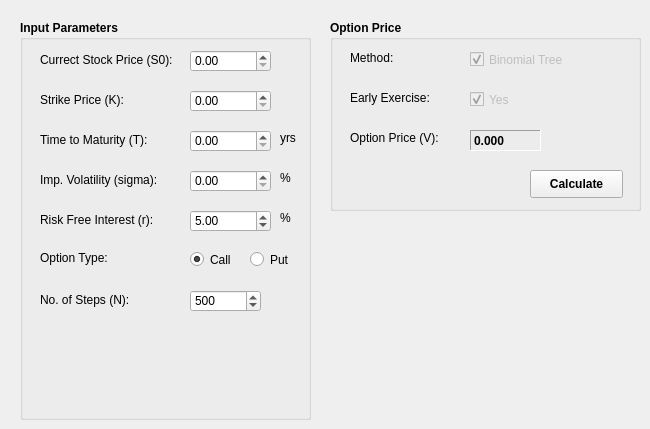
   <widget class="QWidget" name="tab_american">
    <attribute name="title">
     <string>American Option</string>
    </attribute>
    <widget class="QGroupBox" name="gb_1_4">
     <property name="geometry">
      <rect>
       <x>20</x>
       <y>20</y>
       <width>291</width>
       <height>400</height>
      </rect>
     </property>
     <property name="font">
      <font>
       <weight>75</weight>
       <bold>true</bold>
      </font>
     </property>
     <property name="title">
      <string>Input Parameters</string>
     </property>
     <property name="flat">
      <bool>false</bool>
     </property>
     <widget class="QLabel" name="label_55">
      <property name="geometry">
       <rect>
        <x>20</x>
        <y>30</y>
        <width>151</width>
        <height>20</height>
       </rect>
      </property>
      <property name="font">
       <font>
        <weight>50</weight>
        <bold>false</bold>
       </font>
      </property>
      <property name="text">
       <string>Currect Stock Price (S0):</string>
      </property>
     </widget>
     <widget class="QLabel" name="label_56">
      <property name="geometry">
       <rect>
        <x>20</x>
        <y>70</y>
        <width>141</width>
        <height>20</height>
       </rect>
      </property>
      <property name="font">
       <font>
        <weight>50</weight>
        <bold>false</bold>
       </font>
      </property>
      <property name="text">
       <string>Strike Price (K):</string>
      </property>
     </widget>
     <widget class="QLabel" name="label_57">
      <property name="geometry">
       <rect>
        <x>20</x>
        <y>110</y>
        <width>141</width>
        <height>20</height>
       </rect>
      </property>
      <property name="font">
       <font>
        <weight>50</weight>
        <bold>false</bold>
       </font>
      </property>
      <property name="text">
       <string>Time to Maturity (T):</string>
      </property>
     </widget>
     <widget class="QLabel" name="label_58">
      <property name="geometry">
       <rect>
        <x>20</x>
        <y>190</y>
        <width>141</width>
        <height>20</height>
       </rect>
      </property>
      <property name="font">
       <font>
        <weight>50</weight>
        <bold>false</bold>
       </font>
      </property>
      <property name="text">
       <string>Risk Free Interest (r):</string>
      </property>
     </widget>
     <widget class="QLabel" name="label_59">
      <property name="geometry">
       <rect>
        <x>260</x>
        <y>110</y>
        <width>31</width>
        <height>16</height>
       </rect>
      </property>
      <property name="font">
       <font>
        <weight>50</weight>
        <bold>false</bold>
       </font>
      </property>
      <property name="text">
       <string>yrs</string>
      </property>
     </widget>
     <widget class="QLabel" name="label_60">
      <property name="geometry">
       <rect>
        <x>260</x>
        <y>190</y>
        <width>31</width>
        <height>16</height>
       </rect>
      </property>
      <property name="font">
       <font>
        <weight>50</weight>
        <bold>false</bold>
       </font>
      </property>
      <property name="text">
       <string>%</string>
      </property>
     </widget>
     <widget class="QDoubleSpinBox" name="dsb_S0_4">
      <property name="enabled">
       <bool>true</bool>
      </property>
      <property name="geometry">
       <rect>
        <x>170</x>
        <y>30</y>
        <width>81</width>
        <height>22</height>
       </rect>
      </property>
      <property name="font">
       <font>
        <weight>50</weight>
        <bold>false</bold>
       </font>
      </property>
      <property name="maximum">
       <double>99999.990000000005239</double>
      </property>
      <property name="value">
       <double>0.000000000000000</double>
      </property>
     </widget>
     <widget class="QDoubleSpinBox" name="dsb_K_4">
      <property name="enabled">
       <bool>true</bool>
      </property>
      <property name="geometry">
       <rect>
        <x>170</x>
        <y>70</y>
        <width>81</width>
        <height>22</height>
       </rect>
      </property>
      <property name="font">
       <font>
        <weight>50</weight>
        <bold>false</bold>
       </font>
      </property>
      <property name="maximum">
       <double>99999.990000000005239</double>
      </property>
      <property name="value">
       <double>0.000000000000000</double>
      </property>
     </widget>
     <widget class="QDoubleSpinBox" name="dsb_T_4">
      <property name="enabled">
       <bool>true</bool>
      </property>
      <property name="geometry">
       <rect>
        <x>170</x>
        <y>110</y>
        <width>81</width>
        <height>22</height>
       </rect>
      </property>
      <property name="font">
       <font>
        <weight>50</weight>
        <bold>false</bold>
       </font>
      </property>
      <property name="maximum">
       <double>99999.990000000005239</double>
      </property>
      <property name="value">
       <double>0.000000000000000</double>
      </property>
     </widget>
     <widget class="QDoubleSpinBox" name="dsb_r_4">
      <property name="enabled">
       <bool>true</bool>
      </property>
      <property name="geometry">
       <rect>
        <x>170</x>
        <y>190</y>
        <width>81</width>
        <height>22</height>
       </rect>
      </property>
      <property name="font">
       <font>
        <weight>50</weight>
        <bold>false</bold>
       </font>
      </property>
      <property name="maximum">
       <double>99.989999999999995</double>
      </property>
      <property name="value">
       <double>5.000000000000000</double>
      </property>
     </widget>
     <widget class="QLabel" name="label_62">
      <property name="geometry">
       <rect>
        <x>20</x>
        <y>230</y>
        <width>141</width>
        <height>16</height>
       </rect>
      </property>
      <property name="font">
       <font>
        <weight>50</weight>
        <bold>false</bold>
       </font>
      </property>
      <property name="text">
       <string>Option Type:</string>
      </property>
     </widget>
     <widget class="QRadioButton" name="rb_call_4">
      <property name="geometry">
       <rect>
        <x>170</x>
        <y>230</y>
        <width>51</width>
        <height>19</height>
       </rect>
      </property>
      <property name="font">
       <font>
        <weight>50</weight>
        <bold>false</bold>
       </font>
      </property>
      <property name="text">
       <string>Call</string>
      </property>
      <property name="checked">
       <bool>true</bool>
      </property>
     </widget>
     <widget class="QRadioButton" name="rb_put_4">
      <property name="geometry">
       <rect>
        <x>230</x>
        <y>230</y>
        <width>51</width>
        <height>19</height>
       </rect>
      </property>
      <property name="font">
       <font>
        <weight>50</weight>
        <bold>false</bold>
       </font>
      </property>
      <property name="text">
       <string>Put</string>
      </property>
     </widget>
     <widget class="QLabel" name="label_63">
      <property name="geometry">
       <rect>
        <x>20</x>
        <y>150</y>
        <width>141</width>
        <height>20</height>
       </rect>
      </property>
      <property name="font">
       <font>
        <weight>50</weight>
        <bold>false</bold>
       </font>
      </property>
      <property name="text">
       <string>Imp. Volatility (sigma):</string>
      </property>
     </widget>
     <widget class="QLabel" name="label_64">
      <property name="geometry">
       <rect>
        <x>260</x>
        <y>150</y>
        <width>31</width>
        <height>16</height>
       </rect>
      </property>
      <property name="font">
       <font>
        <weight>50</weight>
        <bold>false</bold>
       </font>
      </property>
      <property name="text">
       <string>%</string>
      </property>
     </widget>
     <widget class="QDoubleSpinBox" name="dsb_sigma_4">
      <property name="enabled">
       <bool>true</bool>
      </property>
      <property name="geometry">
       <rect>
        <x>170</x>
        <y>150</y>
        <width>81</width>
        <height>22</height>
       </rect>
      </property>
      <property name="font">
       <font>
        <weight>50</weight>
        <bold>false</bold>
       </font>
      </property>
      <property name="maximum">
       <double>999.990000000000009</double>
      </property>
      <property name="value">
       <double>0.000000000000000</double>
      </property>
     </widget>
     <widget class="QSpinBox" name="sb_N_4">
      <property name="geometry">
       <rect>
        <x>170</x>
        <y>270</y>
        <width>71</width>
        <height>22</height>
       </rect>
      </property>
      <property name="font">
       <font>
        <weight>50</weight>
        <bold>false</bold>
       </font>
      </property>
      <property name="minimum">
       <number>1</number>
      </property>
      <property name="maximum">
       <number>9999</number>
      </property>
      <property name="singleStep">
       <number>100</number>
      </property>
      <property name="value">
       <number>500</number>
      </property>
     </widget>
     <widget class="QLabel" name="label_65">
      <property name="geometry">
       <rect>
        <x>20</x>
        <y>270</y>
        <width>141</width>
        <height>20</height>
       </rect>
      </property>
      <property name="font">
       <font>
        <weight>50</weight>
        <bold>false</bold>
       </font>
      </property>
      <property name="text">
       <string>No. of Steps (N):</string>
      </property>
     </widget>
    </widget>
    <widget class="QGroupBox" name="gb_2_4">
     <property name="geometry">
      <rect>
       <x>330</x>
       <y>20</y>
       <width>311</width>
       <height>191</height>
      </rect>
     </property>
     <property name="font">
      <font>
       <weight>75</weight>
       <bold>true</bold>
      </font>
     </property>
     <property name="title">
      <string>Option Price</string>
     </property>
     <widget class="QLabel" name="label_51">
      <property name="geometry">
       <rect>
        <x>20</x>
        <y>110</y>
        <width>111</width>
        <height>16</height>
       </rect>
      </property>
      <property name="font">
       <font>
        <weight>50</weight>
        <bold>false</bold>
       </font>
      </property>
      <property name="text">
       <string>Option Price (V):</string>
      </property>
     </widget>
     <widget class="QLabel" name="lb_V_4">
      <property name="geometry">
       <rect>
        <x>140</x>
        <y>110</y>
        <width>71</width>
        <height>21</height>
       </rect>
      </property>
      <property name="font">
       <font>
        <weight>75</weight>
        <bold>true</bold>
       </font>
      </property>
      <property name="frameShape">
       <enum>QFrame::Panel</enum>
      </property>
      <property name="frameShadow">
       <enum>QFrame::Sunken</enum>
      </property>
      <property name="text">
       <string>0.000</string>
      </property>
     </widget>
     <widget class="QPushButton" name="btn_cal_price_4">
      <property name="geometry">
       <rect>
        <x>200</x>
        <y>150</y>
        <width>93</width>
        <height>28</height>
       </rect>
      </property>
      <property name="text">
       <string>Calculate</string>
      </property>
     </widget>
     <widget class="QLabel" name="label_52">
      <property name="geometry">
       <rect>
        <x>20</x>
        <y>30</y>
        <width>91</width>
        <height>16</height>
       </rect>
      </property>
      <property name="font">
       <font>
        <weight>50</weight>
        <bold>false</bold>
       </font>
      </property>
      <property name="text">
       <string>Method:</string>
      </property>
     </widget>
     <widget class="QLabel" name="label_53">
      <property name="geometry">
       <rect>
        <x>20</x>
        <y>70</y>
        <width>91</width>
        <height>16</height>
       </rect>
      </property>
      <property name="font">
       <font>
        <weight>50</weight>
        <bold>false</bold>
       </font>
      </property>
      <property name="text">
       <string>Early Exercise:</string>
      </property>
     </widget>
     <widget class="QCheckBox" name="checkBox">
      <property name="enabled">
       <bool>false</bool>
      </property>
      <property name="geometry">
       <rect>
        <x>140</x>
        <y>30</y>
        <width>111</width>
        <height>19</height>
       </rect>
      </property>
      <property name="font">
       <font>
        <weight>50</weight>
        <bold>false</bold>
       </font>
      </property>
      <property name="text">
       <string>Binomial Tree</string>
      </property>
      <property name="checkable">
       <bool>true</bool>
      </property>
      <property name="checked">
       <bool>true</bool>
      </property>
     </widget>
     <widget class="QCheckBox" name="checkBox_2">
      <property name="enabled">
       <bool>false</bool>
      </property>
      <property name="geometry">
       <rect>
        <x>140</x>
        <y>70</y>
        <width>111</width>
        <height>19</height>
       </rect>
      </property>
      <property name="font">
       <font>
        <weight>50</weight>
        <bold>false</bold>
       </font>
      </property>
      <property name="text">
       <string>Yes</string>
      </property>
      <property name="checkable">
       <bool>true</bool>
      </property>
      <property name="checked">
       <bool>true</bool>
      </property>
     </widget>
    </widget>
   </widget>
